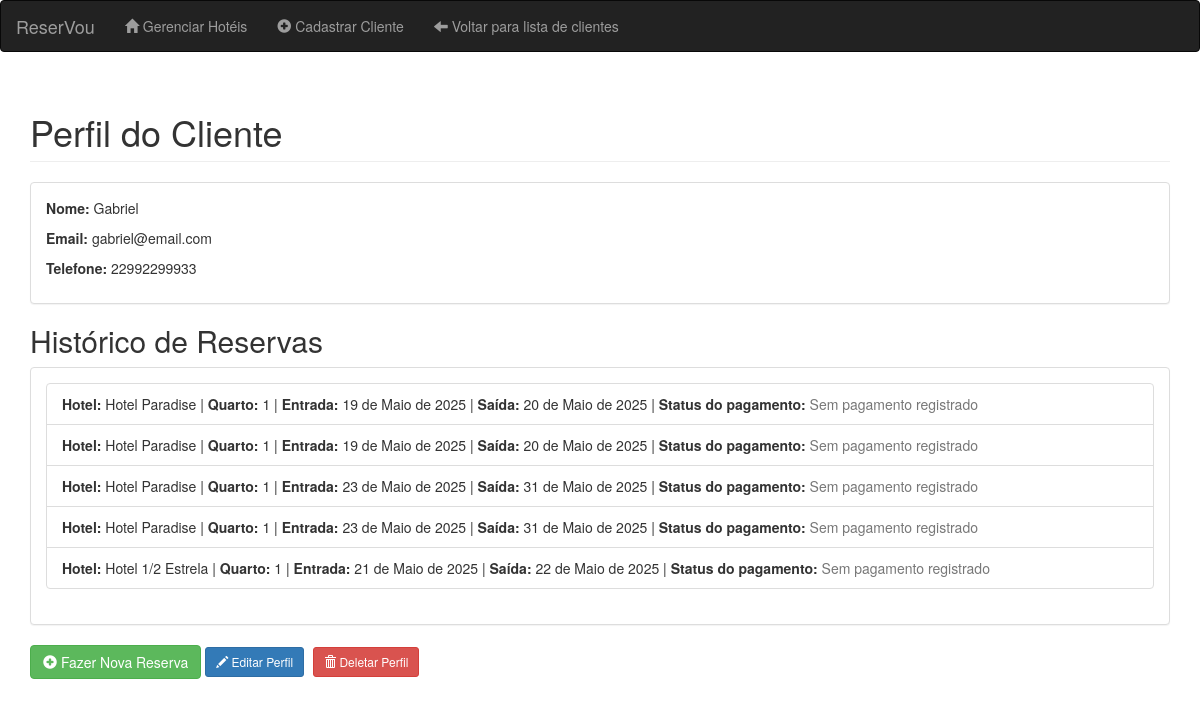
Before: /clientes/1/ with the older database file.
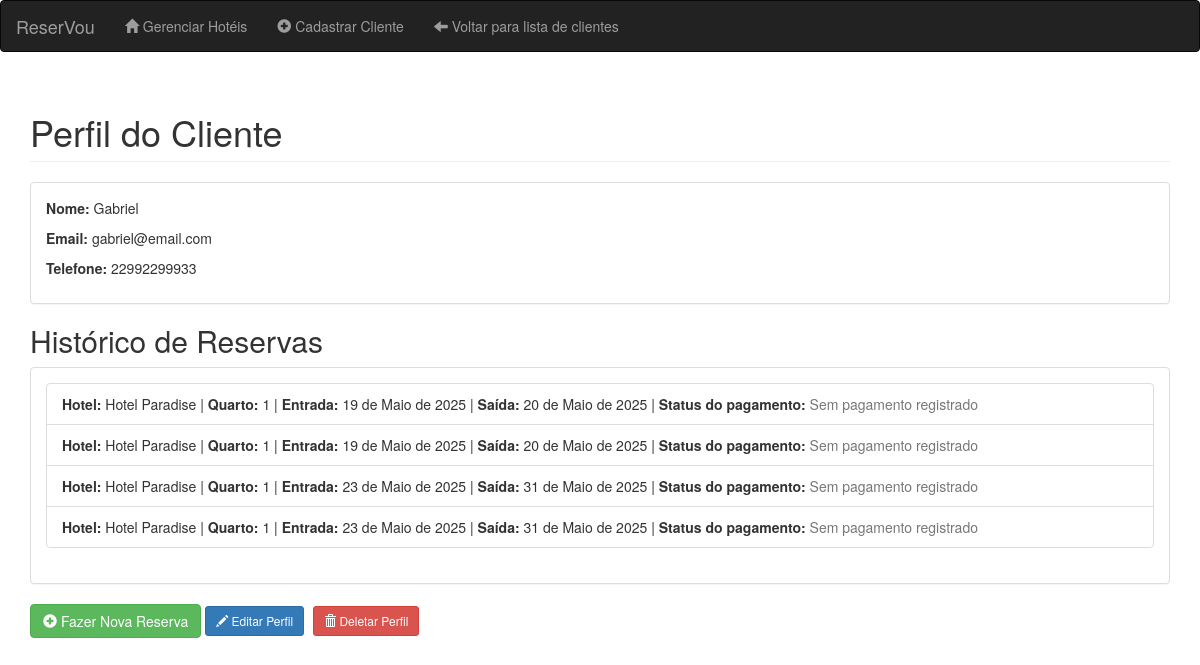
After: the same page with the newer database file.
### ReserVou/models.py (models this page shows, shortened)
class Reserva (models.Model):
    cliente = models.ForeignKey(Cliente, on_delete = models.CASCADE, related_name = 'reservas')
    hotel = models.ForeignKey(Hotel, on_delete = models.CASCADE, related_name = 'reservas')
    quarto = models.ForeignKey(Quarto, on_delete = models.CASCADE, related_name = 'reservas')
    check_in = models.DateField()
    check_out = models.DateField()

class Hotel (models.Model):
    nome = models.CharField(max_length = 100, null = False, blank = False)
    endereco = models.CharField(max_length = 150, null = False, blank = False)

class Quarto (models.Model):
    STATUS_ATUAL = [
        ('disponível', 'Disponível'),
        ('reservado', 'Reservado'),
    ]
    numero = models.CharField(max_length = 10, null = False, blank = False)
    hotel = models.ForeignKey(Hotel, on_delete = models.CASCADE, related_name = 'quarto')
    tipo = models.CharField(max_length = 20, null = False, blank = False,  choices = [
        ('tradicional', 'Tradicional'),
        ('premium', 'Premium'),
        ('luxo', 'Luxo'),
        ])
    preco_diaria = models.DecimalField(max_digits = 8, decimal_places = 2, null = False, blank = False)
    status = models.CharField(max_length = 20, choices = STATUS_ATUAL, default = 'Disponível')

### ReserVou/views.py (the view)
# urls.py: path('clientes/<int:id>/', views.perfil_cliente, name = 'perfil_cliente'),
def perfil_cliente(request, id):
    cliente = Cliente.objects.get(id = id)
    reservas = Reserva.objects.filter(cliente = cliente).select_related('quarto', 'hotel')
    return render(request, 'ReserVou/cliente/perfil_cliente.html', {
        'cliente': cliente,
        'reservas': reservas,
    })

### ReserVou/templates/ReserVou/cliente/perfil_cliente.html (shortened to what this page needs)
<!DOCTYPE html>
<html lang="pt">
<head>
    <link rel="stylesheet" href="https://maxcdn.bootstrapcdn.com/bootstrap/3.4.1/css/bootstrap.min.css">
</head>
<body>
    <nav class="navbar navbar-inverse">
        <div class="container-fluid">
            <div class="navbar-header">
                <a class="navbar-brand" href="{% url 'home' %}">ReserVou</a>
            </div>
            <ul class="nav navbar-nav">
                <li><a href="{% url 'gerenciar_hoteis' %}"><span class="glyphicon glyphicon-home"></span> Gerenciar Hotéis</a></li>
                <li><a href="{% url 'cadastrar_cliente' %}"><span class="glyphicon glyphicon-plus-sign"></span> Cadastrar Cliente</a></li>
                <li><a href="{% url 'home' %}"><span class="glyphicon glyphicon-arrow-left"></span> Voltar para lista de clientes</a></li>
            </ul>
        </div>
    </nav>
    <div class="container">
        <h1 class="page-header">Perfil do Cliente</h1>
        <div class="panel panel-default">
            <div class="panel-body">
                <p><strong>Nome:</strong> {{ cliente.nome }}</p>
                <p><strong>Email:</strong> {{ cliente.email }}</p>
                <p><strong>Telefone:</strong> {{ cliente.telefone }}</p>
            </div>
        </div>
        <h2>Histórico de Reservas</h2>
        <div class="panel panel-default">
            <div class="panel-body">
                {% if reservas %}
                <ul class="list-group">
                    {% for reserva in reservas %}
                        <li class="list-group-item">
                            <strong>Hotel:</strong> {{ reserva.hotel.nome }} |
                            <strong>Quarto:</strong> {{ reserva.quarto.numero }} |
                            <strong>Entrada:</strong> {{ reserva.check_in }} |
                            <strong>Saída:</strong> {{ reserva.check_out }} |
                            <strong>Status do pagamento:</strong>
                            {% if reserva.pagamento %}
                                {{ reserva.pagamento.status|capfirst }}
                            {% else %}
                                <span class="text-muted">Sem pagamento registrado</span>
                            {% endif %}
                        </li>
                    {% endfor %}
                </ul>
                {% else %}
                    <p class="text-muted">Este cliente ainda não possui reservas.</p>
                {% endif %}
            </div>
        </div>
        <a href="{% url 'reservar_listar_hoteis' %}?cliente_id={{ cliente.id }}" class="btn btn-success">
            <span class="glyphicon glyphicon-plus-sign"></span> Fazer Nova Reserva
        </a>
        <a href="{% url 'editar_cliente' id=cliente.id %}" class="btn btn-primary btn-sm">
            <span class="glyphicon glyphicon-pencil"></span> Editar Perfil
        </a>
        <a href="{% url 'deletar_cliente' id=cliente.id %}" class="btn btn-danger btn-sm" style="margin-left: 5px;">
            <span class="glyphicon glyphicon-trash"></span> Deletar Perfil
        </a>
    </div>
</body>
</html>

Changed rows visible on the page:
removed Reserva: hotel.nome "Hotel 1/2 Estrela", quarto.numero "1", check_in "21 de Maio de 2025", check_out "22 de Maio de 2025", shows "Sem pagamento registrado"
